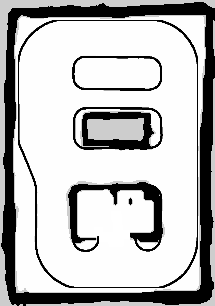
#> input picture data/asap_map_resized.pgm, 215 x 306 px
$ jupyter execute --allow-errors asap_pathplanning.ipynb
#> lines starting #> are read from the running program, lines starting #| are printed output that depends on the picture; after the words box and inside, x2 and y2 are one past the last pixel; in counts of white or black regions, pixels touching at a corner belong together
## A* 알고리즘

- heapq 클래스 사용

[cell 1]
import heapq
import cv2
import math
import numpy as np
import matplotlib.pyplot as plt
from scipy.ndimage import binary_dilation
from scipy.interpolate import interp1d
from scipy.interpolate import splprep, splev

# 맵에서 상하좌우로 이동할 수 있는 방향을 나타내는 리스트
MOVES = [(-1, 0), (1, 0), (0, -1), (0, 1)]

# pgm 지도를 이진화 형태로 변환
def pixel_based_map(img):
    img_height, img_width = img.shape  # 이미지 크기 가져오기

    # 결과 저장할 2D 리스트 생성 (기본값: 1 = 벽)
    map_cost = np.ones((img_height, img_width), dtype=int)

    # 모든 픽셀을 하나씩 순회하면서 계산
    for i in range(img_height):
        for j in range(img_width):
            if img[i, j] > 210:  # 밝은 픽셀(도로)
                map_cost[i, j] = 0  # 도로(0)
            else:  # 어두운 픽셀(벽)
                map_cost[i, j] = 1  # 벽(1)

    return map_cost

# 가장 적은 비용을 가진 두 wp 가져오기
def find_two_smallest(cost_list):
    min1, min2 = float('inf'), float('inf')  # 처음에는 무한대로 초기화

    for value in cost_list:
        if value < min1:
            min2 = min1  # 현재 min1이 두 번째로 작은 값이 됨
            min1 = value  # 새로운 최소값을 min1에 할당
        elif value < min2:  # min1보다 크고 min2보다 작은 값
            min2 = value  # 두 번째로 작은 값 업데이트

    return min1, min2, cost_list.index(min1), cost_list.index(min2)


# 장애물 근처에 가중치 맵 생성하기
def create_weight_map(grid, middle, buffer_size, penalty):
    background = grid  # 이진화 된 배열 형태의 전체 map
    overlay = middle  # 이진화 된 배열 형태의 중앙선 map

    # background[200:228, 86:89] = 1

    x, y = 18, 19  # 중앙선 map 을 삽입할 위치

    background_result = background.astype('uint8')
    overlay = overlay.astype('uint8')

    h, w = overlay.shape[:2]
    background_roi = background_result[y:y+h, x:x+w]

    result_roi = background_roi - overlay

    background_result[y:y+h, x:x+w] = result_roi

    plt.imshow(background_result, cmap='gray')

    obstacle = background_result == 1
    # 장애물 주변에 가중치를 부여
    dilated_obstacle = binary_dilation(obstacle, structure=np.ones((buffer_size, buffer_size)))
    weight_map = np.zeros_like(background_result, dtype=float)
    weight_map[dilated_obstacle] = penalty
    return weight_map, background_result

# 휴리스틱 함수 : 유클리드 거리 계산
def euclidean_distance(p1, p2):
    return ((p1[0] - p2[0]) ** 2 + (p1[1] - p2[1]) ** 2) ** 0.5
    # return abs(p1[0] - p2[0]) + abs(p1[1] - p2[1])

def a_star(start, goal, waypoint_graph=None, grid=None, weight_map=None):
    # waypoint 기반 전역 경로 pathplanning
    if grid is None and weight_map is None:
        print('waypoint 기반 전역 경로 pathplanning')
        """ A* 알고리즘을 사용하여 start에서 goal까지 최단 경로 찾기 """
        open_set = []  # 우선순위 큐 (힙)
        heapq.heappush(open_set, (0, start))  # (f_score, node)

        came_from = {}  # 경로 추적을 위한 딕셔너리
        g_score = {node: float('inf') for node in waypoint_graph}  # 시작점에서의 거리
        g_score[start] = 0
        f_score = {node: float('inf') for node in waypoint_graph}  # 휴리스틱 거리 포함 점수
        f_score[start] = euclidean_distance(start, goal)

        while open_set:
            _, current = heapq.heappop(open_set)  # f_score가 가장 낮은 노드 선택

            if current == goal:
                # 최단 경로를 재구성하여 반환
                path = []
                while current in came_from:
                    path.append(current)
                    current = came_from[current]
                path.append(start)
                return path[::-1]  # 역순으로 반환

            for neighbor in waypoint_graph[current]:
                tentative_g_score = g_score[current] + euclidean_distance(current, neighbor)

                if tentative_g_score < g_score[neighbor]:
                    came_from[neighbor] = current
                    g_score[neighbor] = tentative_g_score
                    f_score[neighbor] = tentative_g_score + euclidean_distance(neighbor, goal)
                    heapq.heappush(open_set, (f_score[neighbor], neighbor))

        return None  # 경로가 없는 경우
    # 두 waypoint 사이 pathplanning
    else:
        open_set = []
        heapq.heappush(open_set, (0 + euclidean_distance(start, goal), 0, start))
        g_costs = {start: 0}

        came_from = {}

        while open_set:
            _, current_cost, current = heapq.heappop(open_set)

            if current == goal:
                path = []
                while current in came_from:
                    path.append(current)
                    current = came_from[current]
                path.append(start)
                path.reverse()

                # goal까지의 총 비용 출력
                # print(f"Total cost from {start} to {goal}: {g_costs[goal]}")
                return path, g_costs[goal]

            for move in MOVES:
                neighbor = (current[0] + move[0], current[1] + move[1])
                if 0 <= neighbor[0] < grid.shape[0] and 0 <= neighbor[1] < grid.shape[1] and grid[neighbor] == 0:
                    tentative_g_cost = current_cost + 1 + weight_map[neighbor]  # 가중치 추가
                    if neighbor not in g_costs or tentative_g_cost < g_costs[neighbor]:
                        g_costs[neighbor] = tentative_g_cost
                        f_cost = tentative_g_cost + euclidean_distance(neighbor, goal)
                        # f_cost = tentative_g_cost + manhattan_distance(neighbor, goal)
                        heapq.heappush(open_set, (f_cost, tentative_g_cost, neighbor))
                        came_from[neighbor] = current
        return None


def valid_start_goal(coord):
    if ((wp_num[33][0] < coord[0] < wp_num[33][1]) and (wp_num[34][0] < coord[1] < wp_num[34][1])) or ((wp_num[35][0] < coord[0] < wp_num[35][1]) and (wp_num[36][0] < coord[1] < wp_num[36][1])) or ((wp_num[37][0] < coord[0] < wp_num[37][1]) and (wp_num[38][0] < coord[1] < wp_num[38][1])):
        print('호출 및 주정차 금지 구역 입니다.')
        return False
    else:
        print('유효한 좌표')
        return True

def find_start_goal(coord, waypoint_graph, grid, weight_map, flag=None):
        global min1_take, min2_take, one_way, exc_sig, sig_2225, sig_1122
        cost_list = []
        for station in waypoint_graph:
            _, g_cost = a_star((coord[1], coord[0]), (station[1], station[0]), waypoint_graph, grid, weight_map)
            cost_list.append(g_cost)

        min1, min2, min1_idx, min2_idx = find_two_smallest(cost_list)

        # start 좌표를 줬을 때
        if flag is None:
            if (wp_num[30][0] < start[1] < wp_num[30][1] and wp_num[20][0] < start[0] < wp_num[22][0]):  # 일방 통행 구역에 start 가 있으면
                print('start 가 일방통행 구역 안에 있으므로 따로 처리')
                new_coord = wp_num[22]
                one_way = 1
                return new_coord
            elif (wp_num[31][0] < start[1] < wp_num[31][1] and wp_num[21][0] < start[0] < wp_num[25][0]):  # 다른 일방 통행 구역에 start 가 있으면
                print('start 가 일방통행 구역 안에 있으므로 따로 처리')
                new_coord = wp_num[25]
                one_way = 1
                return new_coord
            else:
                print(f"최소 비용 wp from start : {min1_idx}번, 비용 : {min1}")
                print(f"두 번째로 작은 비용 wp from start : {min2_idx}번, 비용 : {min2}")


                # if (min1_idx == 20 and min2_idx == 21 and start[1] < wp_num[32][0]) or (min1_idx == 22 and min2_idx == 25):
                if (min1_idx == 20 and min2_idx == 21 and start[1] < wp_num[32][0]):
                    new_coord, idx = wp_num[min2_idx], min2_idx
                    min2_take = 1
                    print('min2 선택!(start)')
                    return new_coord
                else:
                    if (min1_idx == 20 and min2_idx == 17) or (min1_idx == 17 and min2_idx == 20) or (min1_idx == 5 and min2_idx == 17) or (min1_idx == 17 and min2_idx == 5):
                        exc_sig = 1
                        new_coord = wp_num[20]
                        print('5번, 17번, 20번 예외처리')
                        return new_coord
                    else:
                        new_coord, idx = wp_num[min1_idx], min1_idx
                        min1_take = 1
                        print('min1 선택! (start)')
                        # if (min1_idx == 22 or min1_idx == 25) and (min2_idx == 22 or min2_idx == 25):
                        if (min1_idx in [22, 25] and min2_idx in [22, 25]):
                            sig_2225 = 1
                        elif (min1_idx in [11, 22]) and (min2_idx in [11, 22]):
                            sig_1122 = 1
                        return new_coord

        # goal 좌표를 줬을 때
        else:
            print(f"최소 비용 wp from goal : {min1_idx}번, 비용 : {min1}")
            print(f"최소 비용 wp from goal : {min2_idx}번, 비용 : {min2}")

            # if (min1_idx == 5 and min2_idx == 20) or (min1_idx == 20 and min2_idx == 21) or (min1_idx == 22 and min2_idx == 25 and goal[1] <= wp_num[30][0]):
            if (min1_idx == 5 and min2_idx == 20) or (min1_idx == 20 and min2_idx == 21):
                new_coord, idx = wp_num[min2_idx], min2_idx
                print('min2 선택 (goal)')
                return new_coord
            # [5 lines of commented-out code are left out]
            elif (min1_idx in [11, 22] and min2_idx in [11, 22]):
                if goal[1] <= wp_num[24][1]:  # 95 이하면
                    print('wp[25]를 new_coord 로 선택')
                    new_coord = wp_num[25]
                    return new_coord
                else:
                    print('wp[11]을 new_coord 로 선택')
                    new_coord = wp_num[11]
                    return new_coord
            elif (min1_idx in [25, 22] and min2_idx in [25, 22]):
                print('wp[25]을 new_coord 로 선택')
                new_coord = wp_num[25]
                return new_coord
            else:
                new_coord, idx = wp_num[min1_idx], min1_idx
                print('min1 선택 (goal)')
                return new_coord

def expand_coordinates(coord, buffer_size):
    x, y = coord
    expanded_area = [(x + dx, y + dy)
                     for dx in range(-buffer_size, buffer_size + 1)
                     for dy in range(-buffer_size, buffer_size + 1)]
    return expanded_area

# [14 lines left out: functions expand_multiple_coordinates, get_line_points, not called in this run]

# wp number
wp_num = {
    0 : (108, 237),
    1 : (88, 261),
    2 : (88, 277),
    3 : (60, 196),
    4 : (45, 196),
    # 5 : (44, 140),
    # 6 : (31, 140),
    5 : (44, 130),
    6 : (31, 130),

    7 : (37, 42),
    8 : (107, 28),
    9 : (178, 42),
    10 : (187, 140),
    11 : (170, 140),
    12 : (187, 196),
    13 : (171, 196),
    14 : (142, 277),
    15 : (142, 261),
    16 : (73, 173),
    17 : (73, 158),
    18 : (155, 173),
    19 : (155, 158),
    20 : (85,96),
    21 : (85, 45),
    22 : (150, 97),
    23 : (121, 237),
    24 : (31,95),
    # 24 : (44,116),
    25 : (150, 45),
    26 : (108, 216),
    27 : (121, 212),
    # 일방 통행 좌표용
    30 : (88, 107),
    31 : (37, 56),

    # 조건문 좌표용
    32 : (90, 0),

    33 : (20, 73),
    34 : (133, 195),
    35 : (162, 196),
    36 : (142, 195),
    37 : (93, 139),
    38 : (243, 287)
}

# Waypoint 그래프
waypoint_graph = {
    wp_num[0]: [wp_num[1], wp_num[14]],  # 0번 : 1, 14
    wp_num[1]: [wp_num[3]],  # 1번 : 3
    wp_num[2]: [wp_num[14], wp_num[23]],  # 2번 : 14, 23
    wp_num[3]: [wp_num[16], wp_num[20], wp_num[21]],  # 3번 : 16, 20
    wp_num[4]: [wp_num[2]],  # 4번 : 2
    wp_num[5]: [wp_num[16]],  # 5번 : 16
    wp_num[6]: [wp_num[4]],  # 6번 : 4
    wp_num[7]: [wp_num[6], wp_num[24]],  # 7번 : 6, 24
    wp_num[8]: [wp_num[7]],  # 8번 : 7
    wp_num[9]: [wp_num[8]],  # 9번 : 8
    wp_num[10]: [wp_num[9]],  # 10번 : 9
    wp_num[11]: [wp_num[13], wp_num[19]],  # 11번 : 13, 19
    wp_num[12]: [wp_num[10], wp_num[19]],  # 12번 : 10, 19
    wp_num[13]: [wp_num[15]],  # 13번 : 15
    wp_num[14]: [wp_num[12]],  # 14번 : 12
    wp_num[15]: [wp_num[1], wp_num[23]],  # 15번 : 1, 23
    wp_num[16]: [wp_num[18]],  # 16번 : 18
    wp_num[17]: [wp_num[4], wp_num[20], wp_num[21]],  # 17번 : 4, 20, 21
    wp_num[18]: [wp_num[10], wp_num[13]],  # 18번 : 10, 13
    wp_num[19]: [wp_num[17]],  # 19번 : 17
    wp_num[20]: [wp_num[21], wp_num[22]],  # 20번 : 21, 22
    # wp_num[20]: [wp_num[22]],  # 20번 : 21, 22
    wp_num[21]: [wp_num[25]],  # 21번 : 25
    wp_num[22]: [wp_num[11]],  # 22번 : 11

    wp_num[23]: [wp_num[27]],  # 23번 : 27

    wp_num[24]: [wp_num[5], wp_num[6]],  # 24번 : 5, 6
    wp_num[25]: [wp_num[11]], # 25번 : 11
    wp_num[26]: [wp_num[0]],  # 26번 : 0
    wp_num[27]: []
}

# 주 지도
map = cv2.imread('../data/asap_map_resized.pgm', cv2.COLOR_BGR2GRAY)
#> map is the input picture: shape (306, 215); min 0, max 255, mean 189
# print(f'map.shape = {map.shape}')

# 중앙선 지도 (이미 이진화 됨)
middle = cv2.imread('../data/asap_map_middleLine.png', cv2.IMREAD_GRAYSCALE)
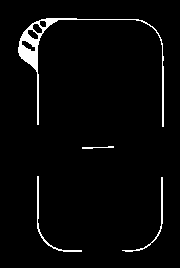
#> input picture data/asap_map_middleLine.png, 180 x 268 px
#> middle: shape (268, 180); 3.2% white; 4 white regions, box (x1, y1, x2, y2) and area: (18, 18, 164, 127) 1096, (37, 176, 82, 252) 205, (122, 177, 163, 252) 180, (82, 146, 114, 149) 49
# middle = cv2.cvtColor(middle, )
# print(f'middle.shape = {middle.shape}')

# 지도 변환 pgm -> 이진 배열 (0: 도로, 1: 장애물)
grid = pixel_based_map(map)
#> after the loop in pixel_based_map, `for i in range(img_height):`:
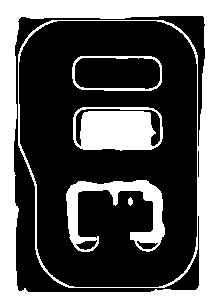
#> map_cost: shape (306, 215) int64; values 0 (black) and 1 (white), 34.8% white; 5 white regions, box (x1, y1, x2, y2) and area: (0, 0, 215, 306) 16683, (73, 107, 163, 151) 3150, (66, 180, 165, 252) 2494, (72, 56, 162, 91) 547, (128, 197, 133, 206) 32
plt.imshow(grid, cmap='gray')

# Waypoints 시각화
for wp, _ in waypoint_graph.items():
    plt.scatter(wp[0], wp[1], color='yellow', marker='x', s=50)  # Waypoint

# 렌트 여부, 반납 여부
# GUI 로부터 받아야 하는 신호
is_renting = True
pp_cnt = True

# return_sig = False

# min1, min2 선택 여부
min1_take = None
min2_take = None

# 일방 통행 여부
one_way = None

# (5번, 20번), (5번, 17번) wp 사이 예외 처리 시그널
exc_sig = None

sig_2225 = None

# 테스트 실행
start = (125, 98)  # 시작 좌표
# start = wp_num[21]  # 목표 좌표
goal = (146, 69)  # (53, 20) 에러 발생
if is_renting is False:
        goal = wp_num[27]  # 목표 좌표

expanded_start = expand_coordinates((start[1], start[0]), 4)
expanded_goal = expand_coordinates((goal[1], goal[0]), 4)

if set(expanded_start) & set(expanded_goal):
    print('너무 가까움')
    overlap = True  # 시작점과 도착점이 너무 가까움
else:
    print('너무 가깝지 않음')
    overlap = False

# 둘 다 True 면 실행되야 함.
start_valid = valid_start_goal(start)
goal_valid = valid_start_goal(goal)

#> (the rest of this cell did not finish here and is left out)

#> in create_weight_map, `background_roi = background_result[y:y+h, x:x+w]`:
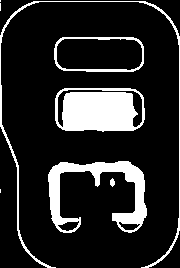
#> background_roi: shape (268, 180); values 0 (black) and 1 (white), 15.5% white; 8 white regions (3 under 20 px), largest, box (x1, y1, x2, y2) and area: (55, 88, 145, 132) 3150, (48, 161, 147, 233) 2494, (0, 1, 180, 268) 1245, (54, 37, 144, 72) 547, (110, 178, 115, 187) 32
#> in create_weight_map, `result_roi = background_roi - overlay`:
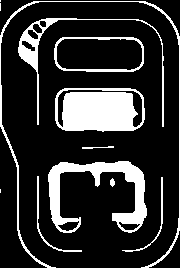
#> result_roi: shape (268, 180); values 0 (black) and 1 (white), 18.7% white; 12 white regions (3 under 20 px), largest, box (x1, y1, x2, y2) and area: (55, 88, 145, 132) 3150, (48, 161, 147, 233) 2494, (0, 1, 180, 268) 1245
#> (the rest of the program and of its run is left out)
